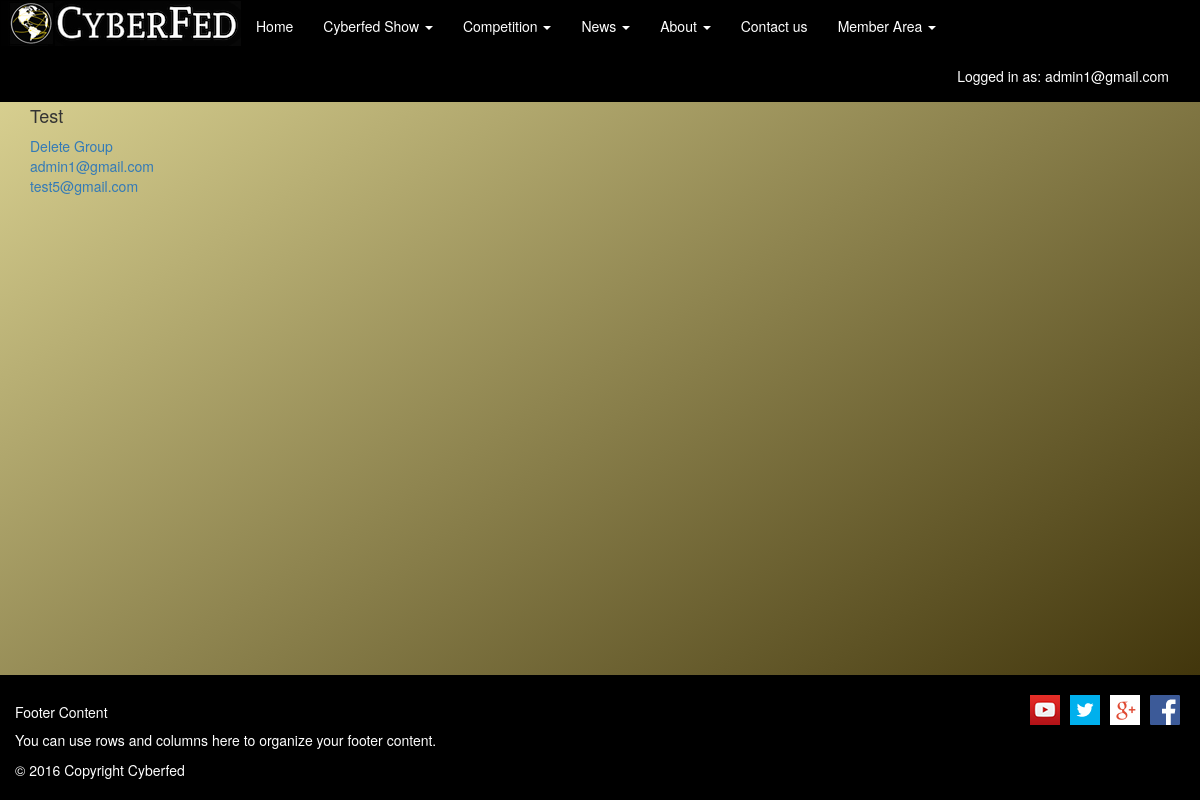
/groups.php (signed in), run on the app's committed database.
### tables this page shows
CREATE TABLE `users` (
  `id` int(11) NOT NULL,
  `email` varchar(255) NOT NULL,
  `password` varchar(255) NOT NULL,
  `in_group` tinyint(2) DEFAULT '0'
);

CREATE TABLE `groups` (
  `id` int(11) NOT NULL,
  `group_name` varchar(20) NOT NULL,
  `admin` int(11) NOT NULL,
  `user_two` int(11) DEFAULT '0',
  `user_three` int(11) DEFAULT '0',
  `user_four` int(11) DEFAULT '0',
  `user_five` int(11) DEFAULT '0',
  `is_full` varchar(10) NOT NULL DEFAULT 'not_full'
);

### main/functions.php (called while the page is built, shortened)
<?php
	function loggedIn() {
		if (isset($_SESSION['user_id']) && !empty($_SESSION['user_id'])) {
			return true;
		} else {
			return false;
		}
	}
	function getUser($id, $field) {
		$query = mysql_query("SELECT $field FROM users WHERE id='$id'");
		$run = mysql_fetch_array($query);
		return $run[$field];
	}
?>

### groups.php (the view, shortened to what this page needs)
<!DOCTYPE html PUBLIC "-//W3C//DTD XHTML 1.0 Strict//EN" "http://www.w3.org/TR/xhtml1/DTD/xhtml1-strict.dtd">
<html xmlns="http://www.w3.org/1999/xhtml">
<head>
	<link rel="stylesheet" type="text/css" href="css/bootstrap/css/bootstrap.min.css">
	<link rel="stylesheet" type="text/css" href="css/style.css">
</head>
<body class="body-background">
	<?php include "main/functions.php"; ?>
	<?php include "main/header.php"; ?>
	<div class="container">
		<h3>Group:</h3>
		<?php
			if (isset($_GET['user']) && !empty($_GET['user'])) {
				$user = $_GET['user'];
			} else {
				$user = $_SESSION['user_id'];
			}
			$my_id = $_SESSION['user_id'];
			$if_in_group = mysql_query("SELECT id, in_group FROM users WHERE id='$my_id' AND in_group='1'");
			if (mysql_num_rows($if_in_group) == 1) {
				$admin_id = mysql_query("SELECT group_name FROM groups WHERE admin='$my_id'");
				$show_group = mysql_fetch_array($admin_id);
				if (mysql_num_rows($admin_id) == 1) {
					$name = $show_group['group_name'];
					echo "<h4>$name</h4>";
					echo "<a href='actions.php?action=deleteGroup&user=$user' class='box'>Delete Group</a>";
				}
				if (mysql_num_rows($admin_id) == 1) {
					$user_admin_str = mysql_fetch_array(mysql_query("SELECT admin FROM groups WHERE admin='$my_id'"));
					$user_2_str = mysql_fetch_array(mysql_query("SELECT user_two FROM groups WHERE admin='$my_id'"));
					$user_admin = getUser($user_admin_str['admin'], 'email');
					$user_two = getUser($user_2_str['user_two'], 'email');
					$number_1 = $user_admin_str['admin'];
					$number_2 = $user_2_str['user_two'];
					echo "<a href='profile.php?user=$number_1' class='box' style='display: block;'>$user_admin</a>";
					if ($user_2_str['user_two'] != 0) {
						echo "<a href='profile.php?user=$number_2' class='box' style='display: block;'>$user_two</a>";
					}
				}
			}
		?>
	</div>
	<?php include "main/footer.php"; ?>
</body>
</html>

### main/header.php (shortened to what this page needs)
<nav id="nav-color" class="navbar">
	<div class="container-fluid">
	<div class="navbar-header">
			<a class="navbar-brand" href="index.php"><img src="images/cycfed.jpg"></a>
	</div>
	<div class="collapse navbar-collapse" id="bs-example-navbar-collapse-1">
		<ul class="nav navbar-nav">
			<li><a class="nav-item" href="index.php">Home</a></li>
			<li class="dropdown">
				<a href="#" class="nav-item dropdown-toggle" data-toggle="dropdown" role="button" aria-haspopup="true" aria-expanded="false">Cyberfed Show <span class="caret"></span></a>
			</li>
			<li class="dropdown">
				<a href="#" class="nav-item dropdown-toggle" data-toggle="dropdown" role="button" aria-haspopup="true" aria-expanded="false">Competition <span class="caret"></span></a>
			</li>
			<li class="dropdown">
				<a href="#" class="nav-item dropdown-toggle" data-toggle="dropdown" role="button" aria-haspopup="true" aria-expanded="false">News <span class="caret"></span></a>
			</li>
			<li class="dropdown">
				<a href="#" class="nav-item dropdown-toggle" data-toggle="dropdown" role="button" aria-haspopup="true" aria-expanded="false">About <span class="caret"></span></a>
			</li>
			<li><a class="nav-item" href="#">Contact us</a></li>
		<?php
		if (loggedIn()) {
		?>
				<li class="dropdown">
					<a href="#" class="nav-item dropdown-toggle" data-toggle="dropdown" role="button" aria-haspopup="true" aria-expanded="false">Member Area <span class="caret"></span></a>
				</li>
			</ul>
         	<ul class="nav navbar-nav navbar-right">
         		<li>
			<?php
				$my_id = $_SESSION['user_id'];
				$email = mysql_fetch_array(mysql_query("SELECT email FROM users WHERE id='$my_id'"))['email'];
				echo "<a class='nav-item' href='profile.php'>Logged in as: $email</a>";
			?>
				</li>
			</ul>
		<?php
		}
		?>
	   </div>
  </div>
</nav>

### css/style.css (style rules this page uses)
html { height: 100%; }
body { min-height: 400px; margin-top: 50px; margin-bottom: 125px; clear: both; }
.body-background { background: #E2DA99; background: -webkit-linear-gradient(left top, #E2DA99, #342800); background: -o-linear-gradient(bottom right, #E2DA99, #342800); background: -moz-linear-gradient(bottom right, #E2DA99, #342800); background: linear-gradient(to bottom right, #E2DA99, #342800); }
.navbar-brand { float: left; height: 50px; font-size: 18px; line-height: 20px; padding: 0; }
#nav-color { position: fixed; top: 0; z-index: 9999; width: 100%; background-color: #000; -webkit-box-shadow: inset 0 -2px 5px rgba(0,0,0,.1); box-shadow: inset 0 -2px 5px rgba(0,0,0,.1); border-radius: 0px; }
.nav-item { font-weight: 500; text-decoration: none; color: #fff; }
li { list-style-type: none; }

### data on the page
users: email "admin1@gmail.com"
groups: group_name "Test", admin.email "admin1@gmail.com", user_two.email "test5@gmail.com"
